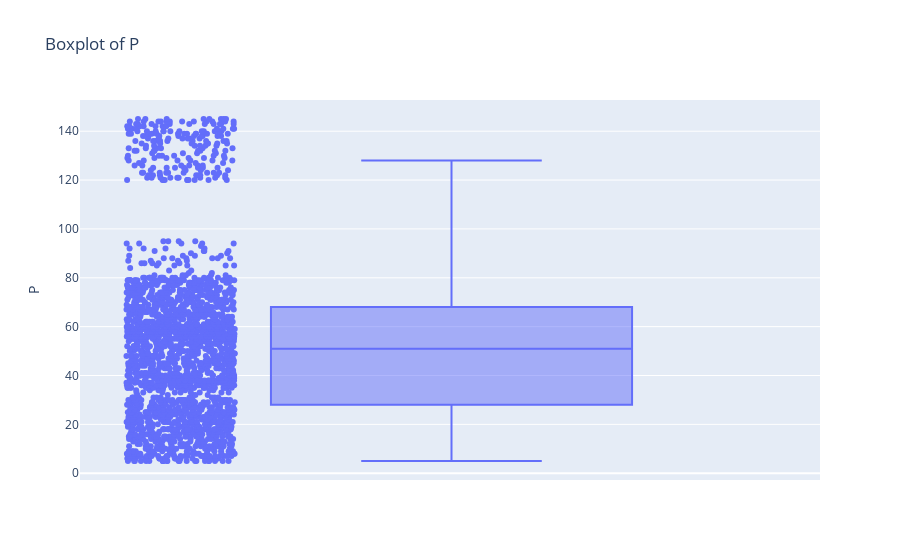

Notebook source saved alongside this figure:
### Code cell
fig= px.box(data, y="P",points="all",title="Boxplot of P")
# sns.boxplot(data["P"])
# plt.xticks(rotation=90)
fig.show()

### Figure 1 — Plotly figure (JSON) as saved in the notebook; plotly's stock layout.template omitted (floating-point values rounded to 4 significant figures; data arrays with more than 128 entries replaced by an {"elided": "..."} marker saying what was removed)
{"data": [{"alignmentgroup": "True", "boxpoints": "all", "hovertemplate": "P=%{y}<extra></extra>", "legendgroup": "", "marker": {"color": "#636efa"}, "name": "", "notched": false, "offsetgroup": "", "orientation": "v", "showlegend": false, "type": "box", "x0": " ", "xaxis": "x", "y": {"elided": "2200 int values"}, "y0": " ", "yaxis": "y"}], "layout": {"boxmode": "group", "legend": {"tracegroupgap": 0}, "title": {"text": "Boxplot of P"}, "xaxis": {"anchor": "y", "domain": [0, 1]}, "yaxis": {"anchor": "x", "domain": [0, 1], "title": {"text": "P"}}}}
